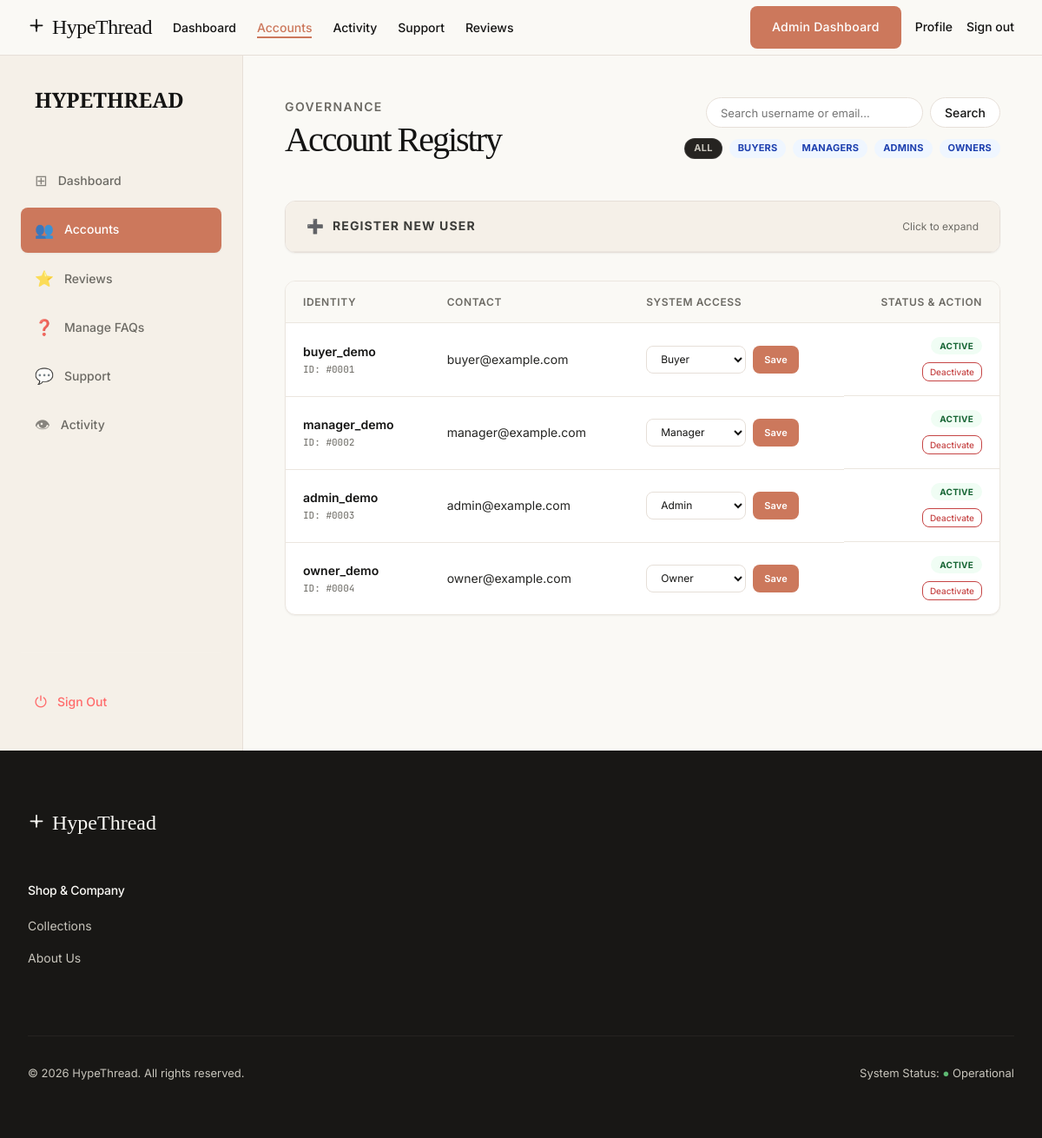
/admin/users_list.php (signed in), run on the app's committed database.
### tables this page shows
CREATE TABLE IF NOT EXISTS users (
    id INT UNSIGNED AUTO_INCREMENT PRIMARY KEY,
    username VARCHAR(50) NOT NULL UNIQUE,
    email VARCHAR(100) NOT NULL UNIQUE,
    password VARCHAR(255) NOT NULL,
    role ENUM('buyer','manager','admin','owner') NOT NULL DEFAULT 'buyer',
    full_name VARCHAR(100) DEFAULT NULL,
    address TEXT DEFAULT NULL,
    phone VARCHAR(20) DEFAULT NULL,
    is_active TINYINT(1) NOT NULL DEFAULT 1,
    reset_token VARCHAR(64) DEFAULT NULL,
    reset_expires DATETIME DEFAULT NULL,
    created_at TIMESTAMP NOT NULL DEFAULT CURRENT_TIMESTAMP,
    INDEX idx_users_role (role),
    INDEX idx_users_reset_token (reset_token)
);

### admin/users_list.php (the view, shortened to what this page needs)
<?php
require_once '../config/db.php';
$filter_role = $_GET['role'] ?? 'all';
$search_query = $_GET['search'] ?? '';
$query = "SELECT * FROM users WHERE 1=1";
$params = [];
$query .= " ORDER BY created_at DESC";
$stmt = $pdo->prepare($query);
$stmt->execute($params);
$users = $stmt->fetchAll();
$include_path = '../includes/';
include $include_path . 'header.php';
?>
<?php require_once '../includes/sidebar.php'; ?>
<div class="dashboard-layout">
    <div class="dashboard-main fade-in-up">
        <header style="display: flex; justify-content: space-between; align-items: flex-end; margin-bottom: var(--spacing-xxl);">
            <div>
                <div style="font-size: 14px; color: var(--colors-muted); text-transform: uppercase; letter-spacing: 0.1em; margin-bottom: 4px; font-weight: 600;">Governance</div>
                <h1 style="margin: 0; font-size: 40px;">Account Registry</h1>
            </div>
            <div style="display: flex; flex-direction: column; gap: 12px; align-items: flex-end;">
                <form method="GET" style="display: flex; gap: 8px;">
                    <input type="text" name="search" placeholder="Search username or email..." value="<?php echo htmlspecialchars($search_query); ?>" class="form-input" style="padding: 8px 16px; border-radius: 20px; font-size: 13px; width: 250px;">
                    <button type="submit" class="button-secondary" style="padding: 8px 16px; border-radius: 20px;">Search</button>
                </form>
                <div style="display: flex; gap: 8px; align-items: center; flex-wrap: wrap;">
                    <a href="users_list.php?role=all&search=<?php echo urlencode($search_query); ?>" class="badge <?php echo $filter_role == 'all' ? 'badge-pill-dark' : 'badge-info'; ?>" style="text-decoration: none;">All</a>
                    <a href="users_list.php?role=buyer&search=<?php echo urlencode($search_query); ?>" class="badge <?php echo $filter_role == 'buyer' ? 'badge-pill-dark' : 'badge-info'; ?>" style="text-decoration: none;">Buyers</a>
                    <a href="users_list.php?role=manager&search=<?php echo urlencode($search_query); ?>" class="badge <?php echo $filter_role == 'manager' ? 'badge-pill-dark' : 'badge-info'; ?>" style="text-decoration: none;">Managers</a>
                    <a href="users_list.php?role=admin&search=<?php echo urlencode($search_query); ?>" class="badge <?php echo $filter_role == 'admin' ? 'badge-pill-dark' : 'badge-info'; ?>" style="text-decoration: none;">Admins</a>
                    <a href="users_list.php?role=owner&search=<?php echo urlencode($search_query); ?>" class="badge <?php echo $filter_role == 'owner' ? 'badge-pill-dark' : 'badge-info'; ?>" style="text-decoration: none;">Owners</a>
                </div>
            </div>
        </header>
        <div class="surface-card" style="padding: 0; overflow: hidden; margin-bottom: 32px; border: 1px solid var(--colors-hairline);">
            <div style="padding: 16px 24px; border-bottom: 1px solid var(--colors-hairline-soft); background: var(--colors-surface-soft); display: flex; align-items: center; gap: 10px; cursor: pointer;" onclick="document.getElementById('regPanel').style.display = document.getElementById('regPanel').style.display === 'none' ? 'block' : 'none';">
                <span style="font-size: 16px;">➕</span>
                <span style="font-size: 14px; font-weight: 700; text-transform: uppercase; letter-spacing: 0.08em;">Register New User</span>
                <span style="margin-left: auto; font-size: 12px; color: var(--colors-muted);">Click to expand</span>
            </div>
        </div>
        <div class="table-container">
            <table class="data-table">
                <thead>
                    <tr>
                        <th>Identity</th>
                        <th>Contact</th>
                        <th>System Access</th>
                        <th style="text-align: right;">Status & Action</th>
                    </tr>
                </thead>
                <tbody>
                    <?php foreach ($users as $u): ?>
                        <tr>
                            <td>
                                <div style="font-weight: 600; color: var(--colors-ink);"><?php echo htmlspecialchars($u['username']); ?></div>
                                <div style="font-family: var(--typography-code-font); font-size: 11px; color: var(--colors-muted);">ID: #<?php echo str_pad($u['id'], 4, '0', STR_PAD_LEFT); ?></div>
                            </td>
                            <td style="font-size: 14px;"><?php echo htmlspecialchars($u['email']); ?></td>
                            <td>
                                <form method="POST" style="display: flex; gap: 8px; align-items: center;">
                                    <select name="role" style="width: auto; padding: 6px 30px 6px 12px; font-size: 12px; height: 32px;">
                                        <option value="buyer" <?php echo $u['role'] == 'buyer' ? 'selected' : ''; ?>>Buyer</option>
                                        <option value="manager" <?php echo $u['role'] == 'manager' ? 'selected' : ''; ?>>Manager</option>
                                        <option value="admin" <?php echo $u['role'] == 'admin' ? 'selected' : ''; ?>>Admin</option>
                                        <option value="owner" <?php echo $u['role'] == 'owner' ? 'selected' : ''; ?>>Owner</option>
                                    </select>
                                    <button type="submit" name="update_role" class="button-primary" style="padding: 0 12px; height: 32px; font-size: 11px;">Save</button>
                                </form>
                            </td>
                            <td style="text-align: right; display: flex; flex-direction: column; align-items: flex-end; gap: 8px;">
                                <?php if (isset($u['is_active']) && !$u['is_active']): ?>
                                    <span class="badge badge-error" style="font-size: 10px;">DEACTIVATED</span>
                                <?php else: ?>
                                    <span class="badge badge-success" style="font-size: 10px;">ACTIVE</span>
                                <?php endif; ?>
                                <form method="POST">
                                    <?php if (isset($u['is_active']) && !$u['is_active']): ?>
                                        <input type="hidden" name="is_active" value="1">
                                        <button type="submit" name="toggle_status" class="button-secondary" style="padding: 4px 8px; font-size: 10px; border-color: var(--colors-success); color: var(--colors-success);">Activate</button>
                                    <?php else: ?>
                                        <button type="submit" name="toggle_status" class="button-secondary" style="padding: 4px 8px; font-size: 10px; border-color: var(--colors-error); color: var(--colors-error);">Deactivate</button>
                                    <?php endif; ?>
                                </form>
                            </td>
                        </tr>
                    <?php endforeach; ?>
                </tbody>
            </table>
        </div>
    </div>
</div>
<?php include $include_path . 'footer.php'; ?>

### data on the page
users: username "buyer_demo", id "0001", email "buyer@example.com", role "Buyer", is_active "ACTIVE"
users: username "manager_demo", id "0002", email "manager@example.com", role "Manager", is_active "ACTIVE"
users: username "admin_demo", id "0003", email "admin@example.com", role "Admin", is_active "ACTIVE"
users: username "owner_demo", id "0004", email "owner@example.com", role "Owner", is_active "ACTIVE"

### other printed values
$item['icon'] "⊞"
$item['label'] "Dashboard"
$item['icon'] "👥"
$item['label'] "Accounts"
$item['icon'] "⭐"
$item['label'] "Reviews"
$item['icon'] "❓"
$item['label'] "Manage FAQs"
$item['icon'] "💬"
$item['label'] "Support"
$item['icon'] "👁"
$item['label'] "Activity"
